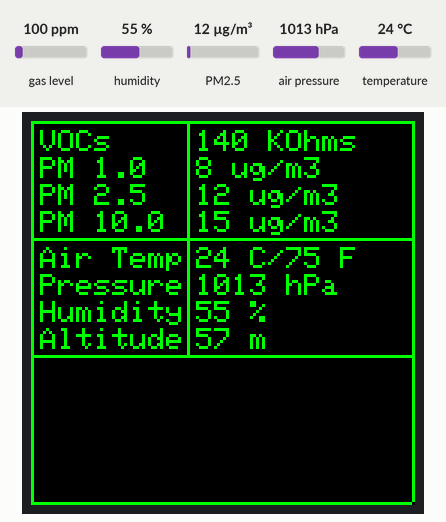
This sketch was run on a simulated Arduino Uno, built with avr-gcc and run on an emulated ATmega328P. On the bench: 128×128 colour display. The inputs (shaded band) are chosen by the test bench; at power-on: gas level 100 ppm, PM2.5 12 µg/m³, humidity 55 %, temperature 24 °C, air pressure 1013 hPa.

Above: at 4.7 s.
4.8 s: gas level set to 500 ppm
At 7.7 s:
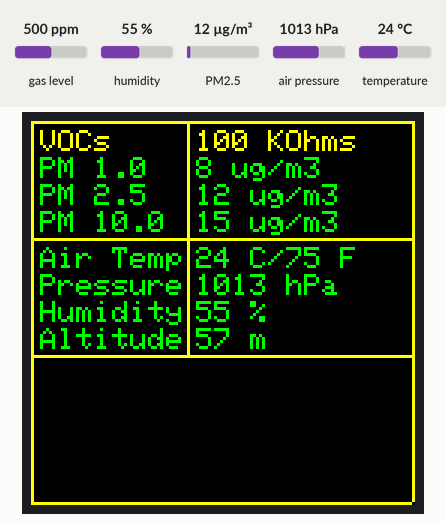
8.2 s: PM2.5 set to 75 µg/m³
At 10.0 s:
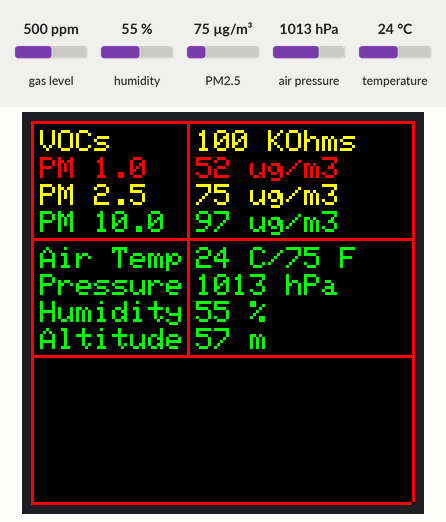
11.2 s: humidity set to 22 %
At 12.9 s:
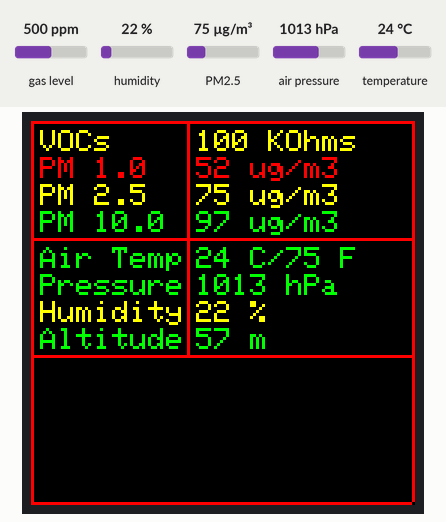
13.2 s: temperature set to 28 °C
At 14.6 s:
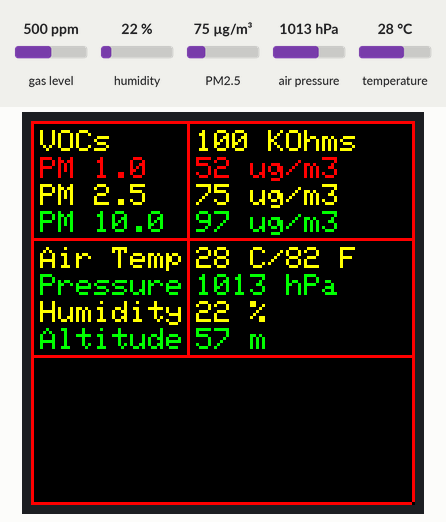
15.2 s: humidity set to 88 %
At 16.1 s:
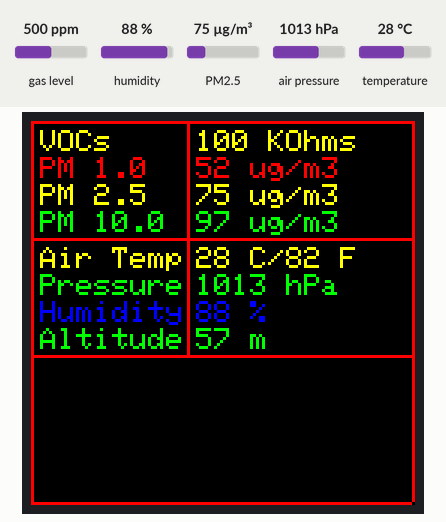
17.2 s: temperature set to 41 °C
At 18.8 s:
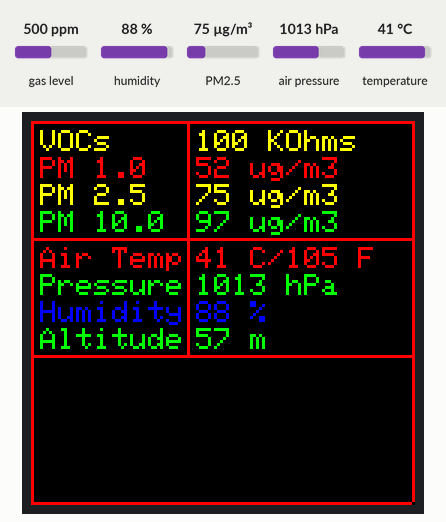
Timing chart, 0 to 20.2 s (numbered marks = the images above; inputs shaded):
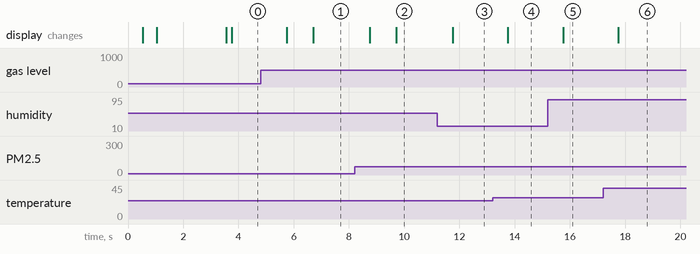

The sketch:

real-time-air-monitor.ino
```cpp
#include "PMS.h"
#include <SPI.h>
#include <Adafruit_GFX.h>
#include <Adafruit_SSD1351.h>
#include <AltSoftSerial.h>
#include <Adafruit_Sensor.h>
#include "Adafruit_BME680.h"

// PMS7003M config
AltSoftSerial soft_Serial;
PMS pms(soft_Serial);
PMS::DATA data;

// BME680 config + init
const double SEALEVELPRESSURE_HPA = 1019.98;
Adafruit_BME680 bme;

// screen config + init
const int SCREEN_WIDTH = 128;
const int SCREEN_HEIGHT = 128;
const int DC_PIN = 4;
const int CS_PIN = 10;
const int RST_PIN = 6;
Adafruit_SSD1351 oled = Adafruit_SSD1351(SCREEN_WIDTH,SCREEN_HEIGHT,&SPI,CS_PIN,DC_PIN,RST_PIN);

// color config
const int BLACK = 0x0000;
const int BLUE = 0x001F;
const int RED = 0xF800;
const int GREEN = 0x07E0;
const int CYAN = 0x07FF;
const int YELLOW = 0xFFE0;
const int WHITE = 0xFFFF; // unused
const int MAGENTA = 0xF81F; // unused

// UI config
const int xStart = 3;
const int dividerX = 52;
const int dividerY = 78;

// set default warn and alert states
boolean VOCWARNSTATE = false;
boolean PMONEWARNSTATE = false;
boolean PMTWOWARNSTATE = false;
boolean PMTENWARNSTATE = false;
boolean VOCALERTSTATE = false;
boolean PMONEALERTSTATE = false;
boolean PMTWOALERTSTATE = false;
boolean PMTENALERTSTATE = false;

void setup()
{
  // hardware init
  Serial.begin(9600);
  soft_Serial.begin(9600);  // for PMS7003 sensor
  oled.begin();
  oled.setRotation(2);
  if (!bme.begin()) {
    Serial.println("Could not find a valid BME680 sensor, check wiring!");
    while (1);
  }

  // bootstrap sequence theater
  oled.fillScreen(BLACK);
  oled.setTextColor(CYAN, BLACK);
  oled.setTextWrap(false);
  oled.setCursor(0,0);
  oled.setTextSize(1);
  oled.println("Begin initialization");
  oled.println();
  delay(500);
  oled.println("Warming up sensors");
  oled.println();
  delay(500);
  oled.println("Device more accurate");
  oled.println("after 10 minutes");
  oled.println();
  delay(2500);

  // configure BME defaults
  bme.setTemperatureOversampling(BME680_OS_8X);
  bme.setHumidityOversampling(BME680_OS_2X);
  bme.setPressureOversampling(BME680_OS_4X);
  bme.setIIRFilterSize(BME680_FILTER_SIZE_3);
  bme.setGasHeater(320,150); // 320*C for 150 ms

  // clear init screen
  oled.fillScreen(BLACK);
}

void loop()
{
  // start by gathering data
  if (pms.read(data)){
    if (! bme.performReading()) {
      Serial.println("Failed to perform reading :(");
      return;
    }

    // sensor readings
    int vocInput = bme.gas_resistance / 1000.0;
    int pmOneInput = data.PM_AE_UG_1_0;
    int pmTwoInput = data.PM_AE_UG_2_5;
    int pmTenInput = data.PM_AE_UG_10_0;
    int pressureInput = bme.pressure / 100.0;
    int humidityInput = bme.humidity;
    int altitudeInput = bme.readAltitude(SEALEVELPRESSURE_HPA);
    double tempInput = bme.temperature;

    // check status and decide border color
    if (!VOCALERTSTATE && !PMONEALERTSTATE && !PMTWOALERTSTATE && !PMTENALERTSTATE) {
      if (!VOCWARNSTATE && !PMONEWARNSTATE && !PMTWOWARNSTATE && !PMTENWARNSTATE) {
        printBorders(GREEN);
      } else {
        printBorders(YELLOW);
      }
    } else {
      printBorders(RED);
    }

    // output block
    printVOCs(vocInput);
    printPMOne(pmOneInput);
    printPMTwo(pmTwoInput);
    printPMTen(pmTenInput);
    // horizontal divider goes here
    printTemp(tempInput);
    printPressure(pressureInput);
    printHumidity(humidityInput);
    printAltitude(altitudeInput);
  }
}

// this prints the line of specified line of text, after concatenation, in the specified color
void printLinePlus(int y, String prefix, int value, String units, int textColor) {
  int columnTwoX = dividerX + 3;
  String suffix = value + units;

  oled.setTextColor(textColor, BLACK);

  oled.setCursor(xStart,y);
  oled.print(prefix);
  oled.setCursor(columnTwoX,y);
  oled.println(suffix);
}

// draws the borders, change values to move position of border lines
void printBorders(int color){
  oled.drawFastHLine(0,0,127,color);
  oled.drawFastVLine(0,0,127,color);
  oled.drawFastVLine(127,0,127,color);
  oled.drawFastHLine(0,127,127,color);
  oled.drawFastVLine(dividerX,0,dividerY,color);
  oled.drawFastHLine(0,dividerY,127,color);
  oled.drawFastHLine(0,39,127,color);
}

// I use if/else blocks instead of switch/case blocks for VOCs and the particulate matter readings
// because of the way they scale and the sensor min/max values.
// for all of the below the limits are suggestions and not medical advice or scientifically valid data

// builds the VOC string and decides what color the output should be based on the sensor readings
void printVOCs(int vocInput) {
  int textColor = GREEN;
  String vocPref = "VOCs    ";
  String vocUnits = " KOhms ";

  if (vocInput >= 120)  {
    VOCALERTSTATE = false;
    VOCWARNSTATE = false;
  } else if (vocInput < 120) {
    VOCALERTSTATE = false;
    VOCWARNSTATE = true;
    textColor = YELLOW;
  } else if (vocInput < 50) {
    VOCALERTSTATE = true;
    textColor = RED;
  }

  printLinePlus(3,vocPref,vocInput,vocUnits,textColor);
}

// builds the PM 1.0 string and decides what color the output should be based on the sensor readings
void printPMOne(int pmOneInput) {
  int textColor = GREEN;
  String pmOnePref = "PM 1.0  ";
  String pmOneUnits = " ug/m3 ";

  if (pmOneInput <= 20) {
    PMONEALERTSTATE = false;
    PMONEWARNSTATE = false;
  } else if (pmOneInput > 20 && pmOneInput <= 50) {
    PMONEALERTSTATE = false;
    PMONEWARNSTATE = true;
    textColor = YELLOW;
  } else if (pmOneInput > 50) {
    PMONEALERTSTATE = true;
    textColor = RED;
  }

  printLinePlus(12,pmOnePref,pmOneInput,pmOneUnits,textColor);
}

// builds the PM 2.5 string and decides what color the output should be based on the sensor readings
void printPMTwo(int pmTwoInput) {
  int textColor = GREEN;
  String pmTwoPref = "PM 2.5  ";
  String pmTwoUnits = " ug/m3 ";

  if (pmTwoInput <= 36) {
    PMTWOALERTSTATE = false;
    PMTWOWARNSTATE = false;
  } else if (pmTwoInput > 36 && pmTwoInput <= 75 ) {
    PMTWOALERTSTATE = false;
    PMTWOWARNSTATE = true;
    textColor = YELLOW;
  } else if (pmTwoInput > 75) {
    PMTWOALERTSTATE = true;
    textColor = RED;
  }

  printLinePlus(21,pmTwoPref,pmTwoInput,pmTwoUnits,textColor);
}

// builds the PM 10.0 string and decides what color the output should be based on the sensor readings
void printPMTen(int pmTenInput) {
  int textColor = GREEN;
  String pmTenPref = "PM 10.0 ";
  String pmTenUnits = " ug/m3 ";

  if (pmTenInput <= 155) {
    PMTENALERTSTATE = false;
    PMTENWARNSTATE = false;
  } else if (pmTenInput > 155 && pmTenInput <= 215) {
    PMTENALERTSTATE = false;
    PMTENWARNSTATE = true;
    textColor = YELLOW;
  } else if (pmTenInput > 215) {
    PMTENALERTSTATE = true;
    textColor = RED;
  }

  printLinePlus(30,pmTenPref,pmTenInput,pmTenUnits,textColor);
}

// builds the temp string and decides what color the output should be based on the sensor readings
void printTemp(double tempInput) {
  int textColor = GREEN;
  int tempC = tempInput;
  int tempF = (tempInput * 1.8) + 32;
  String tempPref = "Air Temp";
  String tempCUnit = " C/";
  String tempFUnit = " F ";
  String tempSuffix = tempCUnit + tempF + tempFUnit;

  switch(tempC) {
    case -40 ... 10:
      textColor = BLUE;
      break;
    case 27 ... 38:
      textColor = YELLOW;
      break;
    case 39 ... 85:
      textColor = RED;
      break;
  }

  printLinePlus(42,tempPref,tempC,tempSuffix,textColor);
}

// builds the pressure string and decides what color the output should be based on the sensor readings
void printPressure(int pressureInput) {
  int textColor = GREEN;
  String pressurePref = "Pressure";
  String pressureUnits = " hPa ";

  switch(pressureInput) {
    case 300 ... 870:
      textColor = RED;
      break;
    case 871 ... 943:
      textColor = YELLOW;
      break;
    case 1049 ... 1084:
      textColor = YELLOW;
      break;
    case 1085 ... 1100:
      textColor = RED;
      break;
  }

  printLinePlus(51,pressurePref,pressureInput,pressureUnits,textColor);
}

// builds the humidity string and decides what color the output should be based on the sensor readings
void printHumidity(int humidityInput) {
  int textColor = GREEN;
  String humidityPref = "Humidity";
  String humidityUnits = " % ";

  switch(humidityInput) {
    case 0 ... 19:
      textColor = RED;
      break;
    case 20 ... 29:
      textColor = YELLOW;
      break;
    case 70 ... 79:
      textColor = CYAN;
      break;
    case 80 ... 100:
      textColor = BLUE;
      break;
  }

  printLinePlus(60,humidityPref,humidityInput,humidityUnits,textColor);
}

// builds the altitude string and decides what color the output should be based on the sensor readings
void printAltitude(int altitudeInput) {
  String altitudePref = "Altitude";
  String altitudeUnits = " m ";

  printLinePlus(69,altitudePref,altitudeInput,altitudeUnits,GREEN);
}
```

Measured:
- after the input at 4.8 s, the display: first changes after 0.95 s (image 1 shows a later state)
- after the input at 8.2 s, the display: first changes after 0.55 s (image 2 shows a later state)
- after the input at 11.2 s, the display: changes after 0.55 s (image 3)
- after the input at 13.2 s, the display: changes after 0.55 s (image 4)
- after the input at 15.2 s, the display: changes after 0.55 s (image 5)
- after the input at 17.2 s, the display: changes after 0.55 s (image 6)
